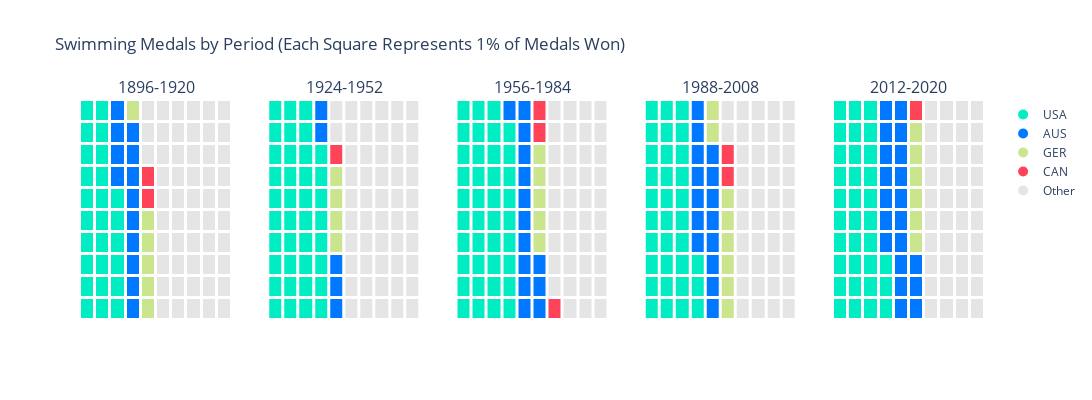

The code cell stored with this chart in its notebook:
### Code cell
year_groups = [
    (1896, 1920),
    (1924, 1952),
    (1956, 1984),
    (1988, 2008),
    (2012, 2020)
]

df_swimming = olympics_data[olympics_data["Sport"] == "Swimming"]
df_medals = df_swimming[df_swimming["Medal"].notna()]

total_medal_counts = df_medals["NOC"].value_counts()

top_countries = total_medal_counts.head(3).index.tolist() + ['CAN']
print(top_countries)

color_palette = ["#00ECC2", "#0078FF", "#cbe58e", "#FF4359"]
country_colors = {country: color_palette[i] for i, country in enumerate(top_countries)}
print(country_colors)
country_colors["Other"] = "rgba(170, 170, 170, 0.3)"

fig = make_subplots(rows=1, cols=5, subplot_titles=[f"{start}-{end}" for start, end in year_groups])

for idx, (start, end) in enumerate(year_groups):

    df_period = df_medals[(df_medals["Year"] >= start) & (df_medals["Year"] <= end)]
    df_grouped = df_period["NOC"].value_counts().reset_index()
    df_grouped.columns = ["Country", "Medals"]

    df_grouped["Country"] = df_grouped["Country"].apply(lambda x: x if x in top_countries else "Other")
    df_grouped = df_grouped.groupby("Country")["Medals"].sum().reset_index()

    df_grouped = df_grouped.sort_values(by="Medals", ascending=False)
    if "Other" in df_grouped["Country"].values:
        df_grouped = pd.concat([
            df_grouped[df_grouped["Country"] != "Other"],
            df_grouped[df_grouped["Country"] == "Other"]
        ])

    df_grouped["Normalized"] = (df_grouped["Medals"] / df_grouped["Medals"].sum() * 100).round().astype(int)

    while df_grouped["Normalized"].sum() > 100:
        df_grouped.loc[df_grouped["Normalized"].idxmax(), "Normalized"] -= 1
    while df_grouped["Normalized"].sum() < 100:
        df_grouped.loc[df_grouped["Normalized"].idxmax(), "Normalized"] += 1

    country_mapping = {country: i + 1 for i, country in enumerate(df_grouped["Country"])}

    flat_list = []
    for team, count in zip(df_grouped["Country"], df_grouped["Normalized"]):
        flat_list.extend([country_mapping[team]] * count)

    waffle_array = np.array(flat_list).reshape(10, 10, order="F")  # Fill column-wise

    label_map = {v: k for k, v in country_mapping.items()}
    labels = np.vectorize(label_map.get)(waffle_array)

    fig.add_trace(
        go.Heatmap(
            x=np.arange(10), y=np.arange(10),
            z=waffle_array, customdata=labels,
            xgap=3, ygap=3,
            colorscale=[(i / 4, color_palette[i]) for i in range(4)] + [(1.0, "rgba(170, 170, 170, 0.3)")],
            showscale=False,
            hovertemplate="%{customdata}<extra></extra>"
        ),
        row=1, col=idx + 1
    )

legend_entries = []
for team, color in country_colors.items():
    legend_entries.append(
        go.Scatter(
            x=[None], y=[None], mode='markers',
            marker=dict(color=color, symbol='circle', size=10),
            name=team
        )
    )

# Add the legend entries to the figure
fig.add_traces(legend_entries)

fig.update_layout(
    title="Swimming Medals by Period (Each Square Represents 1% of Medals Won)",
    width=1500, height=400,
    plot_bgcolor='rgba(0,0,0,0)',
    paper_bgcolor='rgba(0,0,0,0)',
)

for i in range(1, 6):
    fig.update_xaxes(showgrid=False, zeroline=False, showticklabels=False, row=1, col=i)
    fig.update_yaxes(showgrid=False, zeroline=False, showticklabels=False, row=1, col=i)

fig.show()

### Figure 1 — Plotly figure (JSON) as saved in the notebook; plotly's stock layout.template omitted (floating-point values rounded to 4 significant figures)
{"data": [{"colorscale": [[0, "#00ECC2"], [0.25, "#0078FF"], [0.5, "#cbe58e"], [0.75, "#FF4359"], [1, "rgba(170, 170, 170, 0.3)"]], "customdata": [["USA", "USA", "USA", "GER", "AUS", "Other", "Other", "Other", "Other", "Other"], ["USA", "USA", "USA", "GER", "AUS", "Other", "Other", "Other", "Other", "Other"], ["USA", "USA", "USA", "GER", "AUS", "Other", "Other", "Other", "Other", "Other"], ["USA", "USA", "USA", "GER", "AUS", "Other", "Other", "Other", "Other", "Other"], ["USA", "USA", "USA", "GER", "AUS", "Other", "Other", "Other", "Other", "Other"], ["USA", "USA", "USA", "GER", "CAN", "Other", "Other", "Other", "Other", "Other"], ["USA", "USA", "GER", "GER", "CAN", "Other", "Other", "Other", "Other", "Other"], ["USA", "USA", "GER", "GER", "Other", "Other", "Other", "Other", "Other", "Other"], ["USA", "USA", "GER", "GER", "Other", "Other", "Other", "Other", "Other", "Other"], ["USA", "USA", "GER", "AUS", "Other", "Other", "Other", "Other", "Other", "Other"]], "hovertemplate": "%{customdata}<extra></extra>", "showscale": false, "type": "heatmap", "x": [0, 1, 2, 3, 4, 5, 6, 7, 8, 9], "xaxis": "x", "xgap": 3, "y": [0, 1, 2, 3, 4, 5, 6, 7, 8, 9], "yaxis": "y", "ygap": 3, "z": [[1, 1, 1, 2, 3, 5, 5, 5, 5, 5], [1, 1, 1, 2, 3, 5, 5, 5, 5, 5], [1, 1, 1, 2, 3, 5, 5, 5, 5, 5], [1, 1, 1, 2, 3, 5, 5, 5, 5, 5], [1, 1, 1, 2, 3, 5, 5, 5, 5, 5], [1, 1, 1, 2, 4, 5, 5, 5, 5, 5], [1, 1, 2, 2, 4, 5, 5, 5, 5, 5], [1, 1, 2, 2, 5, 5, 5, 5, 5, 5], [1, 1, 2, 2, 5, 5, 5, 5, 5, 5], [1, 1, 2, 3, 5, 5, 5, 5, 5, 5]]}, {"colorscale": [[0, "#00ECC2"], [0.25, "#0078FF"], [0.5, "#cbe58e"], [0.75, "#FF4359"], [1, "rgba(170, 170, 170, 0.3)"]], "customdata": [["USA", "USA", "USA", "USA", "AUS", "Other", "Other", "Other", "Other", "Other"], ["USA", "USA", "USA", "USA", "AUS", "Other", "Other", "Other", "Other", "Other"], ["USA", "USA", "USA", "USA", "AUS", "Other", "Other", "Other", "Other", "Other"], ["USA", "USA", "USA", "USA", "GER", "Other", "Other", "Other", "Other", "Other"], ["USA", "USA", "USA", "USA", "GER", "Other", "Other", "Other", "Other", "Other"], ["USA", "USA", "USA", "USA", "GER", "Other", "Other", "Other", "Other", "Other"], ["USA", "USA", "USA", "USA", "GER", "Other", "Other", "Other", "Other", "Other"], ["USA", "USA", "USA", "USA", "CAN", "Other", "Other", "Other", "Other", "Other"], ["USA", "USA", "USA", "AUS", "Other", "Other", "Other", "Other", "Other", "Other"], ["USA", "USA", "USA", "AUS", "Other", "Other", "Other", "Other", "Other", "Other"]], "hovertemplate": "%{customdata}<extra></extra>", "showscale": false, "type": "heatmap", "x": [0, 1, 2, 3, 4, 5, 6, 7, 8, 9], "xaxis": "x2", "xgap": 3, "y": [0, 1, 2, 3, 4, 5, 6, 7, 8, 9], "yaxis": "y2", "ygap": 3, "z": [[1, 1, 1, 1, 2, 5, 5, 5, 5, 5], [1, 1, 1, 1, 2, 5, 5, 5, 5, 5], [1, 1, 1, 1, 2, 5, 5, 5, 5, 5], [1, 1, 1, 1, 3, 5, 5, 5, 5, 5], [1, 1, 1, 1, 3, 5, 5, 5, 5, 5], [1, 1, 1, 1, 3, 5, 5, 5, 5, 5], [1, 1, 1, 1, 3, 5, 5, 5, 5, 5], [1, 1, 1, 1, 4, 5, 5, 5, 5, 5], [1, 1, 1, 2, 5, 5, 5, 5, 5, 5], [1, 1, 1, 2, 5, 5, 5, 5, 5, 5]]}, {"colorscale": [[0, "#00ECC2"], [0.25, "#0078FF"], [0.5, "#cbe58e"], [0.75, "#FF4359"], [1, "rgba(170, 170, 170, 0.3)"]], "customdata": [["USA", "USA", "USA", "USA", "AUS", "AUS", "GER", "Other", "Other", "Other"], ["USA", "USA", "USA", "USA", "AUS", "AUS", "Other", "Other", "Other", "Other"], ["USA", "USA", "USA", "USA", "AUS", "AUS", "Other", "Other", "Other", "Other"], ["USA", "USA", "USA", "USA", "AUS", "CAN", "Other", "Other", "Other", "Other"], ["USA", "USA", "USA", "USA", "AUS", "CAN", "Other", "Other", "Other", "Other"], ["USA", "USA", "USA", "USA", "AUS", "CAN", "Other", "Other", "Other", "Other"], ["USA", "USA", "USA", "USA", "AUS", "CAN", "Other", "Other", "Other", "Other"], ["USA", "USA", "USA", "USA", "AUS", "CAN", "Other", "Other", "Other", "Other"], ["USA", "USA", "USA", "USA", "AUS", "GER", "Other", "Other", "Other", "Other"], ["USA", "USA", "USA", "AUS", "AUS", "GER", "Other", "Other", "Other", "Other"]], "hovertemplate": "%{customdata}<extra></extra>", "showscale": false, "type": "heatmap", "x": [0, 1, 2, 3, 4, 5, 6, 7, 8, 9], "xaxis": "x3", "xgap": 3, "y": [0, 1, 2, 3, 4, 5, 6, 7, 8, 9], "yaxis": "y3", "ygap": 3, "z": [[1, 1, 1, 1, 2, 2, 4, 5, 5, 5], [1, 1, 1, 1, 2, 2, 5, 5, 5, 5], [1, 1, 1, 1, 2, 2, 5, 5, 5, 5], [1, 1, 1, 1, 2, 3, 5, 5, 5, 5], [1, 1, 1, 1, 2, 3, 5, 5, 5, 5], [1, 1, 1, 1, 2, 3, 5, 5, 5, 5], [1, 1, 1, 1, 2, 3, 5, 5, 5, 5], [1, 1, 1, 1, 2, 3, 5, 5, 5, 5], [1, 1, 1, 1, 2, 4, 5, 5, 5, 5], [1, 1, 1, 2, 2, 4, 5, 5, 5, 5]]}, {"colorscale": [[0, "#00ECC2"], [0.25, "#0078FF"], [0.5, "#cbe58e"], [0.75, "#FF4359"], [1, "rgba(170, 170, 170, 0.3)"]], "customdata": [["USA", "USA", "USA", "USA", "AUS", "GER", "Other", "Other", "Other", "Other"], ["USA", "USA", "USA", "USA", "AUS", "GER", "Other", "Other", "Other", "Other"], ["USA", "USA", "USA", "USA", "AUS", "GER", "Other", "Other", "Other", "Other"], ["USA", "USA", "USA", "AUS", "AUS", "GER", "Other", "Other", "Other", "Other"], ["USA", "USA", "USA", "AUS", "AUS", "GER", "Other", "Other", "Other", "Other"], ["USA", "USA", "USA", "AUS", "AUS", "GER", "Other", "Other", "Other", "Other"], ["USA", "USA", "USA", "AUS", "AUS", "CAN", "Other", "Other", "Other", "Other"], ["USA", "USA", "USA", "AUS", "AUS", "CAN", "Other", "Other", "Other", "Other"], ["USA", "USA", "USA", "AUS", "GER", "Other", "Other", "Other", "Other", "Other"], ["USA", "USA", "USA", "AUS", "GER", "Other", "Other", "Other", "Other", "Other"]], "hovertemplate": "%{customdata}<extra></extra>", "showscale": false, "type": "heatmap", "x": [0, 1, 2, 3, 4, 5, 6, 7, 8, 9], "xaxis": "x4", "xgap": 3, "y": [0, 1, 2, 3, 4, 5, 6, 7, 8, 9], "yaxis": "y4", "ygap": 3, "z": [[1, 1, 1, 1, 2, 3, 5, 5, 5, 5], [1, 1, 1, 1, 2, 3, 5, 5, 5, 5], [1, 1, 1, 1, 2, 3, 5, 5, 5, 5], [1, 1, 1, 2, 2, 3, 5, 5, 5, 5], [1, 1, 1, 2, 2, 3, 5, 5, 5, 5], [1, 1, 1, 2, 2, 3, 5, 5, 5, 5], [1, 1, 1, 2, 2, 4, 5, 5, 5, 5], [1, 1, 1, 2, 2, 4, 5, 5, 5, 5], [1, 1, 1, 2, 3, 5, 5, 5, 5, 5], [1, 1, 1, 2, 3, 5, 5, 5, 5, 5]]}, {"colorscale": [[0, "#00ECC2"], [0.25, "#0078FF"], [0.5, "#cbe58e"], [0.75, "#FF4359"], [1, "rgba(170, 170, 170, 0.3)"]], "customdata": [["USA", "USA", "USA", "USA", "AUS", "AUS", "Other", "Other", "Other", "Other"], ["USA", "USA", "USA", "USA", "AUS", "AUS", "Other", "Other", "Other", "Other"], ["USA", "USA", "USA", "USA", "AUS", "AUS", "Other", "Other", "Other", "Other"], ["USA", "USA", "USA", "AUS", "AUS", "CAN", "Other", "Other", "Other", "Other"], ["USA", "USA", "USA", "AUS", "AUS", "CAN", "Other", "Other", "Other", "Other"], ["USA", "USA", "USA", "AUS", "AUS", "CAN", "Other", "Other", "Other", "Other"], ["USA", "USA", "USA", "AUS", "AUS", "CAN", "Other", "Other", "Other", "Other"], ["USA", "USA", "USA", "AUS", "AUS", "CAN", "Other", "Other", "Other", "Other"], ["USA", "USA", "USA", "AUS", "AUS", "CAN", "Other", "Other", "Other", "Other"], ["USA", "USA", "USA", "AUS", "AUS", "GER", "Other", "Other", "Other", "Other"]], "hovertemplate": "%{customdata}<extra></extra>", "showscale": false, "type": "heatmap", "x": [0, 1, 2, 3, 4, 5, 6, 7, 8, 9], "xaxis": "x5", "xgap": 3, "y": [0, 1, 2, 3, 4, 5, 6, 7, 8, 9], "yaxis": "y5", "ygap": 3, "z": [[1, 1, 1, 1, 2, 2, 5, 5, 5, 5], [1, 1, 1, 1, 2, 2, 5, 5, 5, 5], [1, 1, 1, 1, 2, 2, 5, 5, 5, 5], [1, 1, 1, 2, 2, 3, 5, 5, 5, 5], [1, 1, 1, 2, 2, 3, 5, 5, 5, 5], [1, 1, 1, 2, 2, 3, 5, 5, 5, 5], [1, 1, 1, 2, 2, 3, 5, 5, 5, 5], [1, 1, 1, 2, 2, 3, 5, 5, 5, 5], [1, 1, 1, 2, 2, 3, 5, 5, 5, 5], [1, 1, 1, 2, 2, 4, 5, 5, 5, 5]]}, {"marker": {"color": "#00ECC2", "size": 10, "symbol": "circle"}, "mode": "markers", "name": "USA", "type": "scatter", "x": [null], "y": [null]}, {"marker": {"color": "#0078FF", "size": 10, "symbol": "circle"}, "mode": "markers", "name": "AUS", "type": "scatter", "x": [null], "y": [null]}, {"marker": {"color": "#cbe58e", "size": 10, "symbol": "circle"}, "mode": "markers", "name": "GER", "type": "scatter", "x": [null], "y": [null]}, {"marker": {"color": "#FF4359", "size": 10, "symbol": "circle"}, "mode": "markers", "name": "CAN", "type": "scatter", "x": [null], "y": [null]}, {"marker": {"color": "rgba(170, 170, 170, 0.3)", "size": 10, "symbol": "circle"}, "mode": "markers", "name": "Other", "type": "scatter", "x": [null], "y": [null]}], "layout": {"annotations": [{"font": {"size": 16}, "showarrow": false, "text": "1896-1920", "x": 0.084, "xanchor": "center", "xref": "paper", "y": 1, "yanchor": "bottom", "yref": "paper"}, {"font": {"size": 16}, "showarrow": false, "text": "1924-1952", "x": 0.292, "xanchor": "center", "xref": "paper", "y": 1, "yanchor": "bottom", "yref": "paper"}, {"font": {"size": 16}, "showarrow": false, "text": "1956-1984", "x": 0.5, "xanchor": "center", "xref": "paper", "y": 1, "yanchor": "bottom", "yref": "paper"}, {"font": {"size": 16}, "showarrow": false, "text": "1988-2008", "x": 0.708, "xanchor": "center", "xref": "paper", "y": 1, "yanchor": "bottom", "yref": "paper"}, {"font": {"size": 16}, "showarrow": false, "text": "2012-2020", "x": 0.916, "xanchor": "center", "xref": "paper", "y": 1, "yanchor": "bottom", "yref": "paper"}], "height": 400, "paper_bgcolor": "rgba(0,0,0,0)", "plot_bgcolor": "rgba(0,0,0,0)", "title": {"text": "Swimming Medals by Period (Each Square Represents 1% of Medals Won)"}, "width": 1500, "xaxis": {"anchor": "y", "domain": [0, 0.168], "showgrid": false, "showticklabels": false, "zeroline": false}, "xaxis2": {"anchor": "y2", "domain": [0.208, 0.376], "showgrid": false, "showticklabels": false, "zeroline": false}, "xaxis3": {"anchor": "y3", "domain": [0.416, 0.584], "showgrid": false, "showticklabels": false, "zeroline": false}, "xaxis4": {"anchor": "y4", "domain": [0.624, 0.792], "showgrid": false, "showticklabels": false, "zeroline": false}, "xaxis5": {"anchor": "y5", "domain": [0.832, 1], "showgrid": false, "showticklabels": false, "zeroline": false}, "yaxis": {"anchor": "x", "domain": [0, 1], "showgrid": false, "showticklabels": false, "zeroline": false}, "yaxis2": {"anchor": "x2", "domain": [0, 1], "showgrid": false, "showticklabels": false, "zeroline": false}, "yaxis3": {"anchor": "x3", "domain": [0, 1], "showgrid": false, "showticklabels": false, "zeroline": false}, "yaxis4": {"anchor": "x4", "domain": [0, 1], "showgrid": false, "showticklabels": false, "zeroline": false}, "yaxis5": {"anchor": "x5", "domain": [0, 1], "showgrid": false, "showticklabels": false, "zeroline": false}}}
